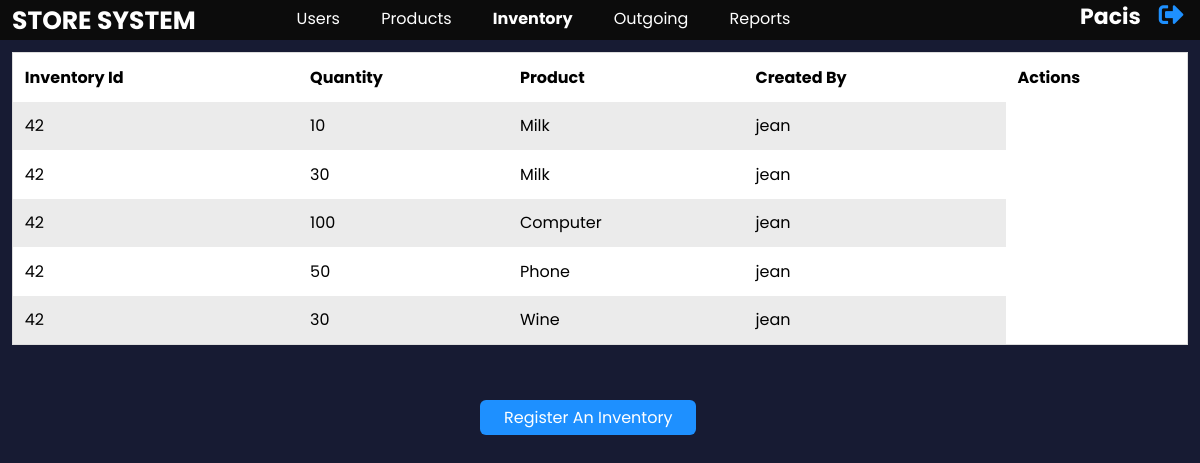
The app's page /IncomingProduct/view_incoming_products.php (signed in) with its own data.
### tables this page shows
CREATE TABLE `stk_inventory` (
  `inventory_id` int(11) NOT NULL,
  `quantity` int(11) NOT NULL,
  `productId` int(11) NOT NULL,
  `userId` int(11) NOT NULL,
  `added_date` timestamp NOT NULL DEFAULT current_timestamp() ON UPDATE current_timestamp()
);

CREATE TABLE `stk_products` (
  `productId` int(11) NOT NULL,
  `product_Name` varchar(100) NOT NULL,
  `brand` varchar(100) NOT NULL,
  `supplier_phone` varchar(15) DEFAULT NULL,
  `supplier` varchar(10) NOT NULL,
  `added_date` timestamp NOT NULL DEFAULT current_timestamp() ON UPDATE current_timestamp(),
  `userId` int(11) NOT NULL,
  `last_login` timestamp NOT NULL DEFAULT current_timestamp()
);

CREATE TABLE `stk_users` (
  `userId` int(11) NOT NULL,
  `firstName` varchar(100) NOT NULL,
  `lastName` varchar(100) NOT NULL,
  `gender` varchar(10) NOT NULL,
  `telephone` varchar(15) NOT NULL,
  `nationality` int(11) NOT NULL,
  `role` int(11) NOT NULL,
  `email` varchar(2555) NOT NULL,
  `username` varchar(20) NOT NULL,
  `user_password` varchar(300) NOT NULL
);

### IncomingProduct/view_incoming_products.php (the view, shortened to what this page needs)
<?php
require_once '../utils/connection.php';
?>
<!DOCTYPE html>
<html lang="en">
<head>
    <link rel="stylesheet" href="../css/index.css?v=<?php echo time() ?>">
</head>
<body>
    <?php
    include('../utils/navigation.php');
    if (!$con) {
        echo "<div class='error-div'><i class='far fa-times-circle'></i>" . mysqli_connect_error() . "</div>";
    } else {
        $selectQuery = "SELECT inventory_id,quantity,sti.productId as pid,sti.userId as uid,product_Name,username from stk_inventory sti INNER JOIN stk_users stu ON sti.userId=stu.userId INNER JOIN stk_products stp ON sti.productId=stp.productId";
        $result = mysqli_query($con, $selectQuery);
        if (!$result) {
            echo "<div class='error-div'><i class='far fa-times-circle'></i>Something failed." . mysqli_error($con) . "</div>";
        } else {
            if (mysqli_num_rows($result) > 0) {
                echo "<div class='table-div'><table>
                 <tr>
                    <th>Inventory Id</th>
                    <th>Quantity</th>
                    <th>Product</th>
                    <th>Created By</th>
                    <th colspan='2'>Actions</th>
                 </tr>
               ";
                while ($rowInventory = mysqli_fetch_assoc($result)) {
                    echo "<tr>
                            <td>" . $rowInventory['uid'] . "</td>
                            <td>" . $rowInventory['quantity'] . "</td>
                            <td>" . $rowInventory['product_Name'] . "</td>
                            <td>" . $rowInventory['username'] . "</td>
                    ";
                    echo "
                        </tr>";
                }
                echo "</table></div>";
            } else {
                echo "
                    <div class='error-div'><i class='far fa-sad-tear'></i>No Incoming products found.</div>
               ";
            }
        }
    }
        echo "<a class='register-link' href='IncomingProductsRegistration.php'>Register An Inventory</a>";
    include('../utils/footer.php');
    ?>
</body>
</html>

### css/index.css (style rules this page uses)
* { margin: 0; padding: 0; box-sizing: border-box; }
body { background-color: #171b33; color: #fff; font-family: 'Poppins', sans-serif; }
table { border-collapse: collapse; border-spacing: 0; width: 100%; background-color: #fff; border: 1px solid #ddd; }
th { white-space: nowrap; }
th, td { text-align: left; padding: 1%; color: #000 !important; }
tr:nth-child(even) { background-color: #ebebeb; }
.table-div { width: 98%; overflow-x: auto; margin: 1% 1% 5% 1%; }
.register-link { color: #fff; padding: 0.5% 2%; text-decoration: none; border-radius: 6px; background-color: dodgerblue; margin: 2% 0% 2% 40%; cursor: pointer; }

### utils/navigationStyle.php (style rules this page uses)
* { box-sizing: border-box; margin: 0; padding: 0; }
body { font-family: 'Poppins', sans-serif; }

### records on screen
stk_inventory: userId "42", quantity "10", productId.product_Name "Milk", userId.username "jean"
stk_inventory: userId "42", quantity "30", productId.product_Name "Milk", userId.username "jean"
stk_inventory: userId "42", quantity "100", productId.product_Name "Computer", userId.username "jean"
stk_inventory: userId "42", quantity "50", productId.product_Name "Phone", userId.username "jean"
stk_inventory: userId "42", quantity "30", productId.product_Name "Wine", userId.username "jean"

### other values on screen
$_SESSION['user'] "pacis"
